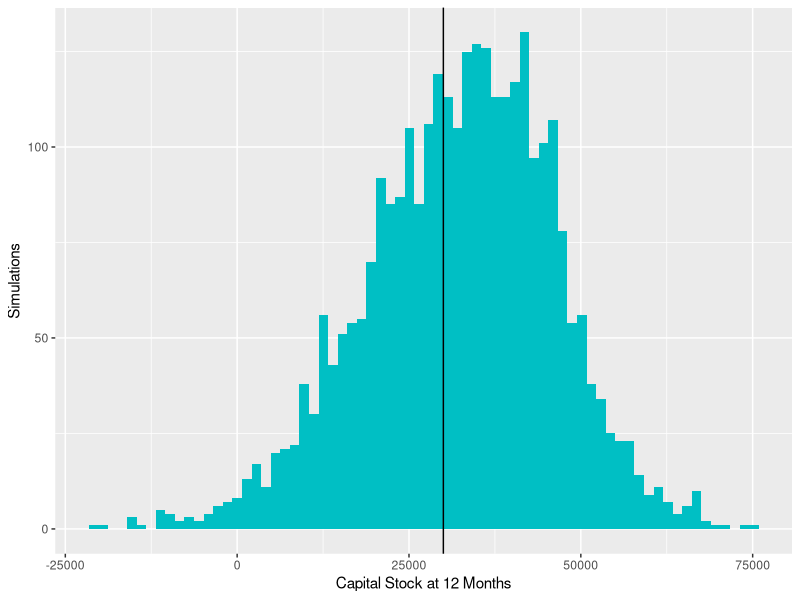

Reproduce this figure in R.
## ---- chunk 1
library(ggplot2)
library(dplyr)
## ---- chunk 2
set.seed(1)
## ---- chunk 3
#The function takes in current time t and intensity x
next_pois <- function(t, x) {
  
  #Generates random uniform variable
  U <- runif(1)
  
  #Returns the next time, following formula for Poisson process
  return(t - (1/x) * log(U)) 
}
## ---- chunk 4
#The function takes in current time t
mu_t = function(t){
  
  #Calculates intensity using formula given in brief
  return(1/(t+12))
}
## ---- chunk 5
#The function takes in current time t and max possible mu
next_dep <- function(t, mu) {
  
  #Sets flag for the while loop so it runs
  flag = 1
  
  while(flag){
    
    #Generates random uniform variable
    U1 <- runif(1)
    
    #Calculates next event time in process
    t = t - (1/mu) * log(U1)
    
    #Generates a second random uniform variable
    U2 <- runif(1)
    
    #Calculates the rate, and checks if it satisfies requirement for non-homogeneous process
    if (U2 <= mu_t(t)/mu) {
      
      #Sets time to t
      T_s <- t
      
      #Breaks while loop
      flag = 0
    }
  }
  
  #Returns the calculated next event time t
  return (T_s)
}
## ---- chunk 6
#Takes in current time and current month list
new_month <- function(t, months) {
  
  #If the floor of the current t is not in the months list
  if (floor(t) %in% months) {
    
    #Returns false
    return(FALSE)
    
  } else {
    
    #Returns true 
    return(TRUE)
  }
}
## ---- chunk 7
#Takes in current iteration, current mean, current sample mean, current sample variance
gen_sample_mean_var = function(n, Z, Z_bar, S_sq){
  
  #Calculates new sample mean
  Z_bar_new = Z_bar + (Z-Z_bar)/(n+1)
  
  #Calculates new sample variance
  S_sq_new = (1-(1/n))*S_sq + (n+1)*(Z_bar_new - Z_bar)^2
  
  #Returns our calculated variables
  return(c(Z_bar_new,S_sq_new))
}
## ---- chunk 8
#Monthly poisson process parameter for arrivals
lambda <- 3

#Monthly non-homogeneous Poisson process rate, since this is the max mu_t can attain
mu <- 1/12

#Yearly poisson process parameter for claims
alpha <- 3.5

#Starting capital
c_0 <- 50000

#Capital floor
C <- 30000
  
#Fixed monthly fee
M <- 300
## ---- chunk 9
### Output Variables ################################

#Output variable to record iteration at which we have our required estimator
k_90 <- 0

#Output variable to record the required estimate
C_12_90 <- 0

#Output variable to record the standard deviation of our estimator
S_sq_90 <- 0

#Defines list to record each C_12, used for plot
capital_list <- c()

### Other Initialisations ############################

#We need to initialise the first variance, that being 0
S_sq <- 0

#And the start of the counter
k <- 1



### Main Loop ########################################

#We next define a while loop, so we run the simulation for 3000 iterations.

while (k < 3000) {
  
### Starting Parameters #################
  
  #Start at time 0
  t <- 0
    
  #Number of arrivals by time t
  n_A <- 0
  
  #We run simulation for 12 months
  total_t <- 12
  
### State variables ######################
  
  #Number of customers currently in system
  n_0 <- 0
  
  #Defines our current cost accrued
  cost <- 0
  
  #Defines our current revenue generated
  rev <- 0
  
  #Describes what month we are currently in
  months <- c()
  
### Event variables ######################
  
  #Define time of next arrival from Poisson process 
  t_A <- next_pois(t, lambda)
  
  #Define list of next departures
  t_D <- c(Inf)
  
  #Define list of next claims
  t_C <- c(Inf)
  
### 12 Month Loop ########################

  while(t <= total_t){
    
    #Calculate whether we are in new month yet
    if (new_month(t, months)) {
      
      #If yes, then add month to list
      months <- c(months, floor(t))
      
      #then add monthly income to revenue
      rev <- rev + M*n_0
    }
    
    #If there is arrival
    if ((all(t_A <= t_D)) & (all(t_A <= t_C))){
      
      #Set time to time of next arrival
      t <- t_A
      
      #Add arrival to number of arrivals
      n_A <- n_A + 1
      
      #Count arrival in system count
      n_0 <- n_0 + 1
      
      #Calculate next arrival time
      t_A <- next_pois(t, lambda)
      
      #We calculate time to next claim for this customer
      #We index the list by the number arrival they are
      t_C[n_A] <- next_pois(t, (alpha/12))
      
      #we need to calculate next departure time for this customer
      #We again index list by the number of arrival they are
      t_D[n_A] <- next_dep(t, mu)
      
    }
    
    #If there is a departure
    else if (any(t_D < t_A) & any(t_D < t_C)) {
      
      #Set time to time of next departure
      t <- min(t_D)
      
      #Subtract departure from system count
      n_0 <- n_0 - 1
      
      #Set this customers departure time to infinity, since they have now left
      t_D[which.min(t_D)] <- Inf
      
      #Set this customers next claim time to infinity, since they have now left
      t_C[which.min(t_D)] <- Inf

    }
    
    #If there is a claim
    else if (any((t_C < t_A)) & any((t_C < t_D))){
      
      #Set time to time of next claim
      t <- min(t_C)
  
      #Generate next claim time for this customer
      t_C[which.min(t_C)] <- next_pois(t, (alpha/12))
      
      ## Calculate pay-out ##
      
      #Generate random uniform variable
      pay_out_p <- runif(1)
    
      #If the variable is less than 0.6, then execute code
      if (pay_out_p <= 0.6){
        
        #Calculate random variable, multiply by 10, and obtain its upper integer 
        X <- ceiling(10*runif(1))
        
        #Calculate pay-out based on this
        pay_out <- 300*X + 500
        
        #Add it to the running total
        cost <- cost + pay_out
      }
    }
    
  }
  
  ## Estimation of C_12 ##
  
  #We first calculate our simulated capital at the end of 12 months
  C_12 <- (c_0 - cost + rev)
  
  #Add it to the list of C_12s
  capital_list <- c(capital_list, C_12)
  
  #If it is the first iteration, we set the sample mean to our first estimate
  if (k == 1){
    
    #Set it equal to the first calculated C_12
    C_12_bar <- C_12
  }
  
  #We now generate our next sample mean and variance
  out <- gen_sample_mean_var(k, C_12, C_12_bar, S_sq)
  
  #We then retrieve these values
  C_12_bar <- out[1]
  S_sq <- out[2]
  
  #We then print this to assess convergence (Used only for diagnostics)
  #print(sqrt(S_sq/k))
  
  #We then check we have satisfied our requirements for confidence interval, the last condition
  #ensures we record only the first time we satisfy this requirement
  
  if (sqrt(S_sq/k) < (500/1.645) & k != 1 & (C_12_90+k_90+S_sq_90 == 0)){
    
    #We then collect our output values
    C_12_90 <- C_12_bar
    k_90 <- k
    S_sq_90 <- S_sq
  }
  
  #We then add to counter
  k <- k+1
  
}
## ---- chunk 10
#Prints our output variables
C_12_90
k_90
S_sq_90 
## ---- chunk 11
#Calculates standard deviation
S_90 <- sqrt(S_sq_90/k_90)
S_90
## ---- chunk 12
#First calculate frequencies at which each C_12 occurred
freq <- data.frame(list(capital_list))
## ---- chunk 13
#Define plot
plot_1 <- ggplot(freq, aes(x = capital_list)) +
  
    #Set to histogram and change colour
    geom_histogram(bins = 70, fill = "#00BFC4") +
  
    #Change axes labels
    xlab("Capital Stock at 12 Months") +
    ylab("Simulations") +
  
    #Add C line
    geom_vline(xintercept=30000)

#Print plot
plot_1
